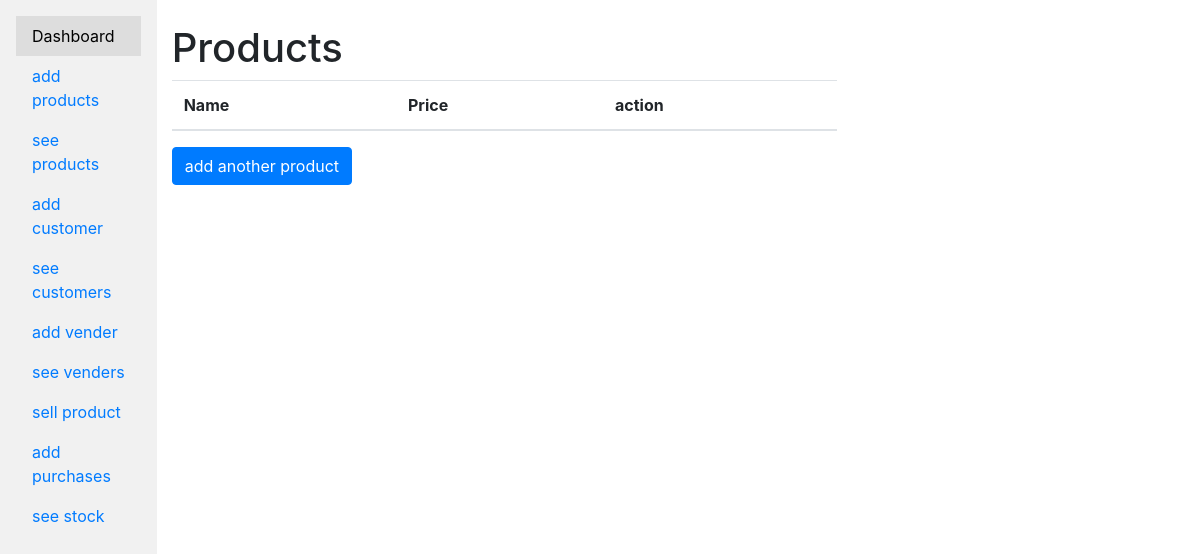
The page /products/ (signed in) on the database as committed earlier.
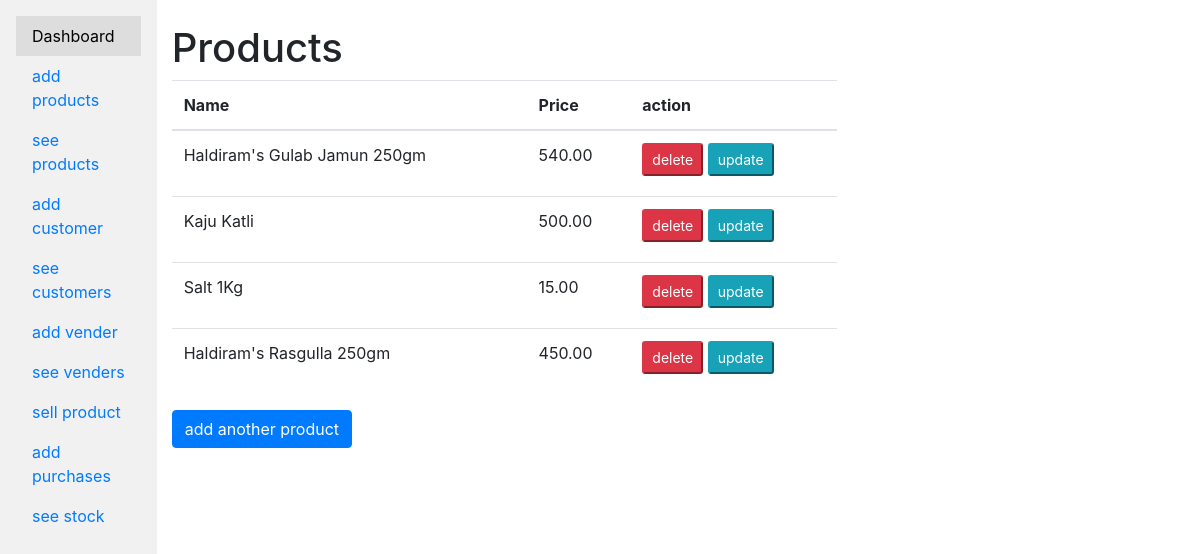
The same page on the database as committed later.
### app/models.py (models this page shows)
class Product(models.Model):
    name = models.CharField(max_length=100,null=True)
    price = models.DecimalField(max_digits=8, decimal_places=2,null=True)

### app/views.py (the view)
# urls.py: path('products/', products, name='products'),
@login_required
def products(request):
    products = Product.objects.all()
    return render(request, 'products.html', {'products': products})

### app/templates/products.html
{% extends 'base.html' %}
{% block content %}
<div class="row">
    <div class="col-md-8">
        <h1>Products</h1>
        <table class="table">
            <thead>
                <tr>
                    <th>Name</th>
                    <th>Price</th>
                    <th>action</th>
                </tr>
            </thead>
            <tbody>
                {% for product in products %}
                <tr>
                    <td>{{ product.name }}</td>
                    <td>{{ product.price }}</td>
                    <td>
                        <a href="{% url 'product-delete' product.id %}"><button
                                class="btn-danger btn-sm mb-2">delete</button></a>
                        <a href="{% url 'product-update' product.id %}"><button
                                class="btn-info btn-sm mb-2">update</button></a>
                    </td>
                </tr>
                {% endfor %}
            </tbody>
        </table>
        <a href="/products/add/">
            <button class="btn btn-primary">add another product</button>
        </a>
    </div>
</div>
{% endblock content %}

Rows that differ between the two databases and show on the page:
added Product: name "Haldiram's Gulab Jamun 250gm", price "540.00"
added Product: name "Kaju Katli", price "500.00"
added Product: name "Salt 1Kg", price "15.00"
added Product: name "Haldiram's Rasgulla 250gm", price "450.00"
